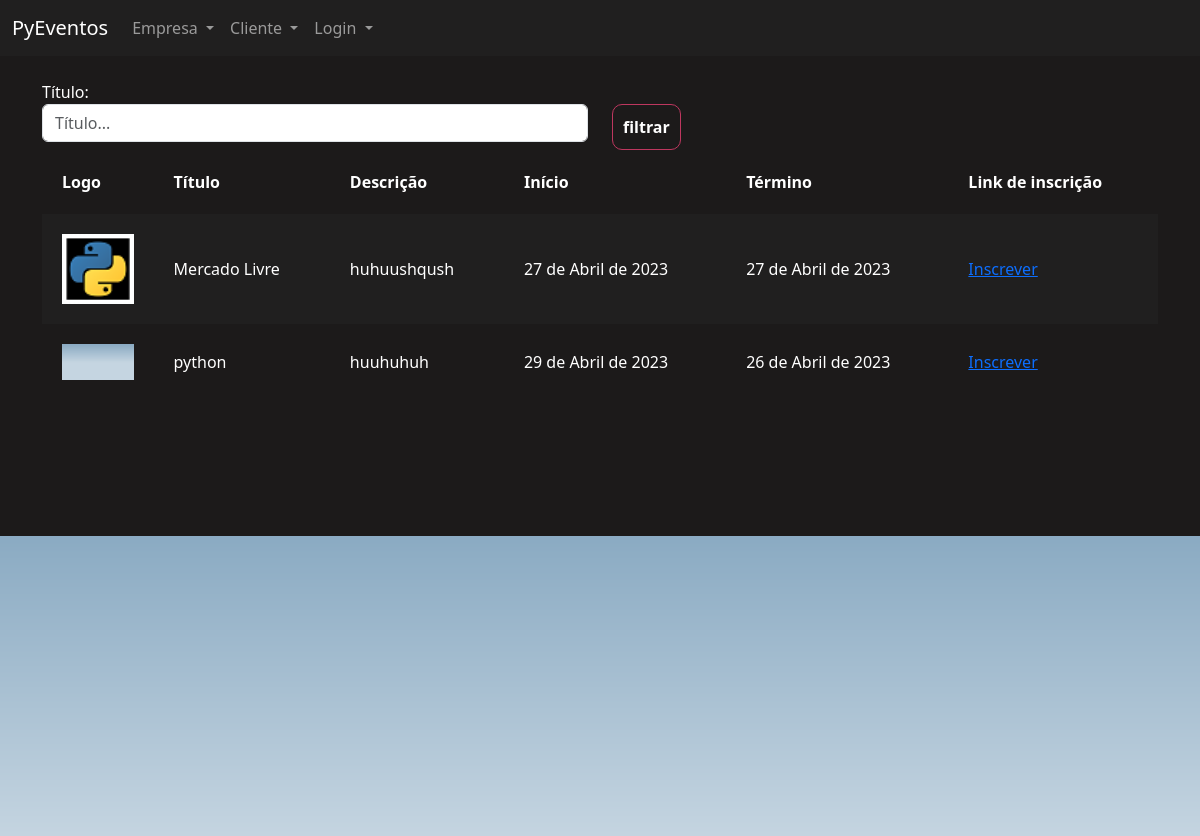
/eventos/gerenciar_evento/ (signed in), run on the app's committed database.
### eventos/models.py (models this page shows, shortened)
class Evento(models.Model):
    criador = models.ForeignKey(User, on_delete=models.DO_NOTHING)
    nome = models.CharField(max_length=200)
    descricao = models.TextField()
    data_inicio = models.DateField()
    data_termino = models.DateField()
    carga_horaria = models.IntegerField()
    logo = models.FileField(upload_to="logos")
    participantes = models.ManyToManyField(User, related_name="evento_participante", null=True, blank=True)
    cor_principal = models.CharField(max_length=7)
    cor_secundaria = models.CharField(max_length=7)
    cor_fundo = models.CharField(max_length=7)

### eventos/views.py (the view)
# urls.py: path('gerenciar_evento/', views.gerenciar_evento, name="gerenciar_evento"),
def gerenciar_evento(request):
    if request.method == "GET":
        nome = request.GET.get('nome')
        eventos = Evento.objects.filter(criador=request.user)
        if nome:
            eventos = eventos.filter(nome__contains=nome)
        return render(request, 'gerenciar_evento.html', {'eventos': eventos})

### eventos/templates/gerenciar_evento.html (shortened to what this page needs)
{% extends "bases/base_evento.html" %}
{% load static %}
{% block 'importacoes' %}
    <link href="{% static 'evento/css/gerenciar_evento.css' %}" rel="stylesheet">
{% endblock %}
{% block 'conteudo' %}
    <div class="container">
        <br>
        <div class="row">
            <div class="col-md">
                <form action="{% url 'gerenciar_evento' %}" method="GET">
                <label>Título:</label>
                <input type="text" placeholder="Título..." class="form-control" name="nome">
            </div>
            <div class="col-md">
                <br>
                <input type="submit" class="btn-principal" value="filtrar">
            </div>
        </div>
        <table>
            <tr>
                <th>Logo</th>
                <th>Título</th>
                <th>Descrição</th>
                <th>Início</th>
                <th>Término</th>
                <th>Link de inscrição</th>
            </tr>
            {% for evento in eventos %}
                <tr class="{% cycle 'linha' 'linha2' %}">
                <td width="10%"><a href="#"><img width="100%" src="/media/{{evento.logo}}"></a></td>
                <td>{{evento.nome}}</td>
                <td>{{evento.descricao}}</td>
                <td>{{evento.data_inicio}}</td>
                <td>{{evento.data_termino}}</td>
                <td><a href="{% url 'inscrever_evento' evento.id %}"> Inscrever</a></td>
                </tr>
{% endfor %}
        </table>
    </div>
{% endblock %}

### eventos_admin/templates/static/geral/css/base.css (style rules this page uses)
body { color: white !important; }
:root { --main-color: #201F1F; --dark-color: #1C1A1A; --contrast-color: #BE375F; --differential-color: #ED8554; }

### eventos_admin/templates/static/evento/css/gerenciar_evento.css (style rules this page uses)
table { width: 100%; padding: 20px; }
.linha { height: 40px; background-color: var(--main-color); padding: 20px; }
td, th { padding: 20px; }

### eventos_admin/templates/static/evento/css/evento.css (style rules this page uses)
body { background-color: #1C1A1A; }

### eventos_admin/templates/static/usuarios/css/usuarios.css (style rules this page uses)
.btn-principal { background-color: transparent; border: 1px solid var(--contrast-color); color: white; padding: 10px; border-radius: 10px; font-weight: bold; }

### data on the page
Evento: logo (picture), nome "Mercado Livre", descricao "huhuushqush", data_inicio "27 de Abril de 2023", data_termino "27 de Abril de 2023"
Evento: logo (picture), nome "python", descricao "huuhuhuh", data_inicio "29 de Abril de 2023", data_termino "26 de Abril de 2023"
